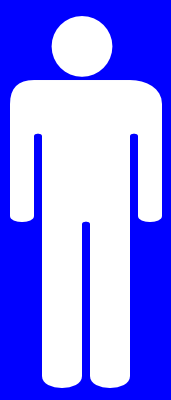
%> input picture template/capture2.png, 171 x 400 px
$ octave Testing.m   (GNU Octave 9; MATLAB toolbox functions it lacks are replaced by stand-ins)
%> lines starting %> are read from the running program, lines starting %| are printed output that depends on the picture; in (x1, y1, x2, y2) boxes, pixels count from 0 and x2, y2 are one past the last pixel; in counts of white or black regions, pixels touching at a corner belong together; the program's own positions count from 1
% [33 lines of commented-out code are left out]


 %% Test Offset
 clear;
 clc;
filehead='Hunt_Positive_Sweep';
file_suffix='.png';
addpath(['C:\Users\zijun\Documents\MATLAB\Main\',filehead]);
addpath('C:\Users\zijun\Documents\MATLAB\Main\template');
template_img=imread('capture2.png');
%> template_img is the input picture: size 400x171x3 uint8; mean R, G, B 133.6, 133.6, 255
template_gray=rgb2gray(template_img);
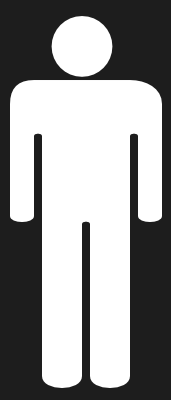
%> template_gray: size 400x171 uint8; min 29, max 255, mean 147.4
template_gray=template_gray>100;
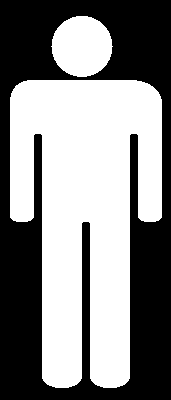
%> template_gray: size 400x171 logical; 52.5% white; 1 black region, box (x1, y1, x2, y2) and area: (0, 0, 171, 400) 32495
template_gray=double(template_gray);
template_gray=template_gray*255;

%> (the run ends here)

$ run again, with template/capture1.png copied over template/capture2.png
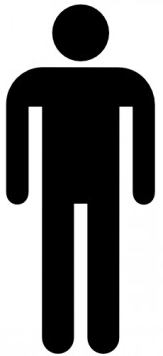
%> input picture template/capture1.png, 163 x 356 px
%> template_img is the input picture: size 356x163x3 uint8; min 0, max 255, mean 127.7
%> `template_gray=template_gray>100;`:
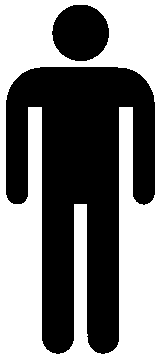
%> template_gray: size 356x163 logical; 50.3% white; 2 black regions, box (x1, y1, x2, y2) and area: (6, 67, 155, 354) 26319, (52, 5, 109, 61) 2516
